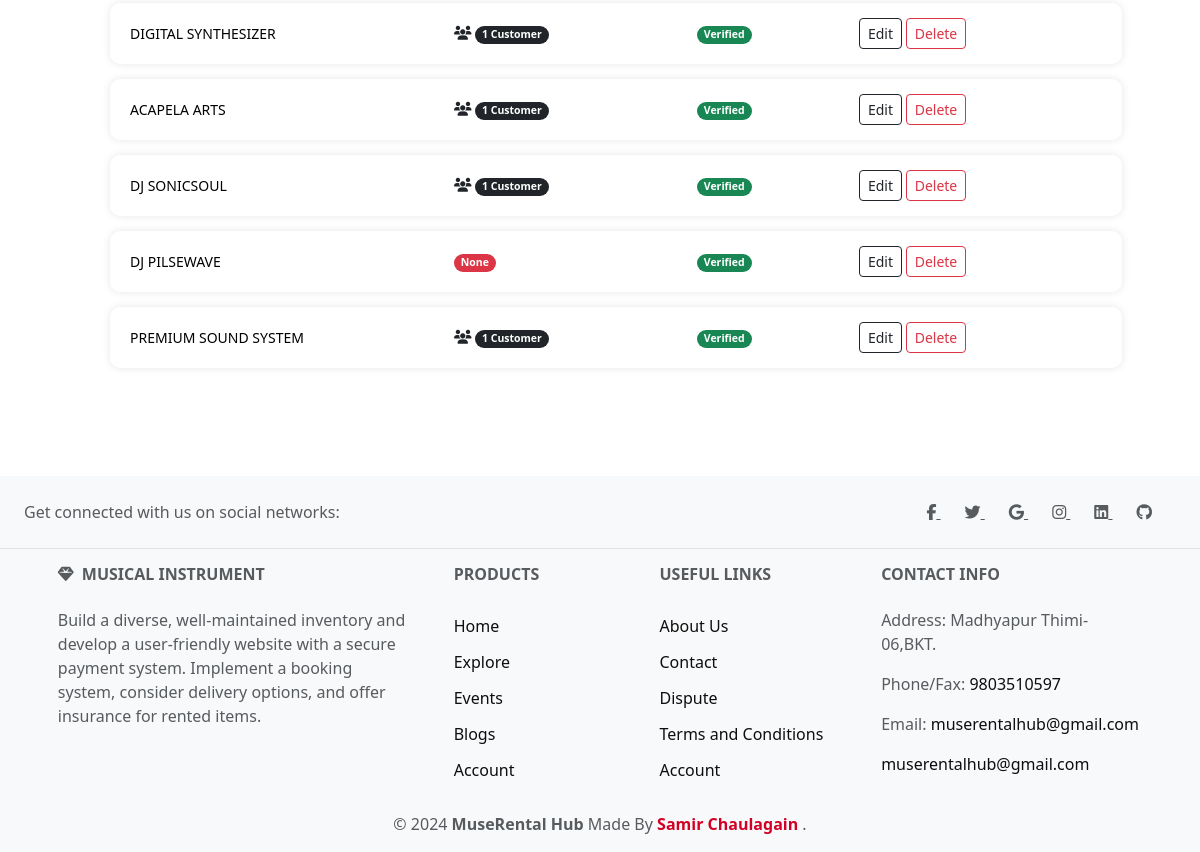
The page /dashboard/ (signed in, lower part) on the database as committed earlier.
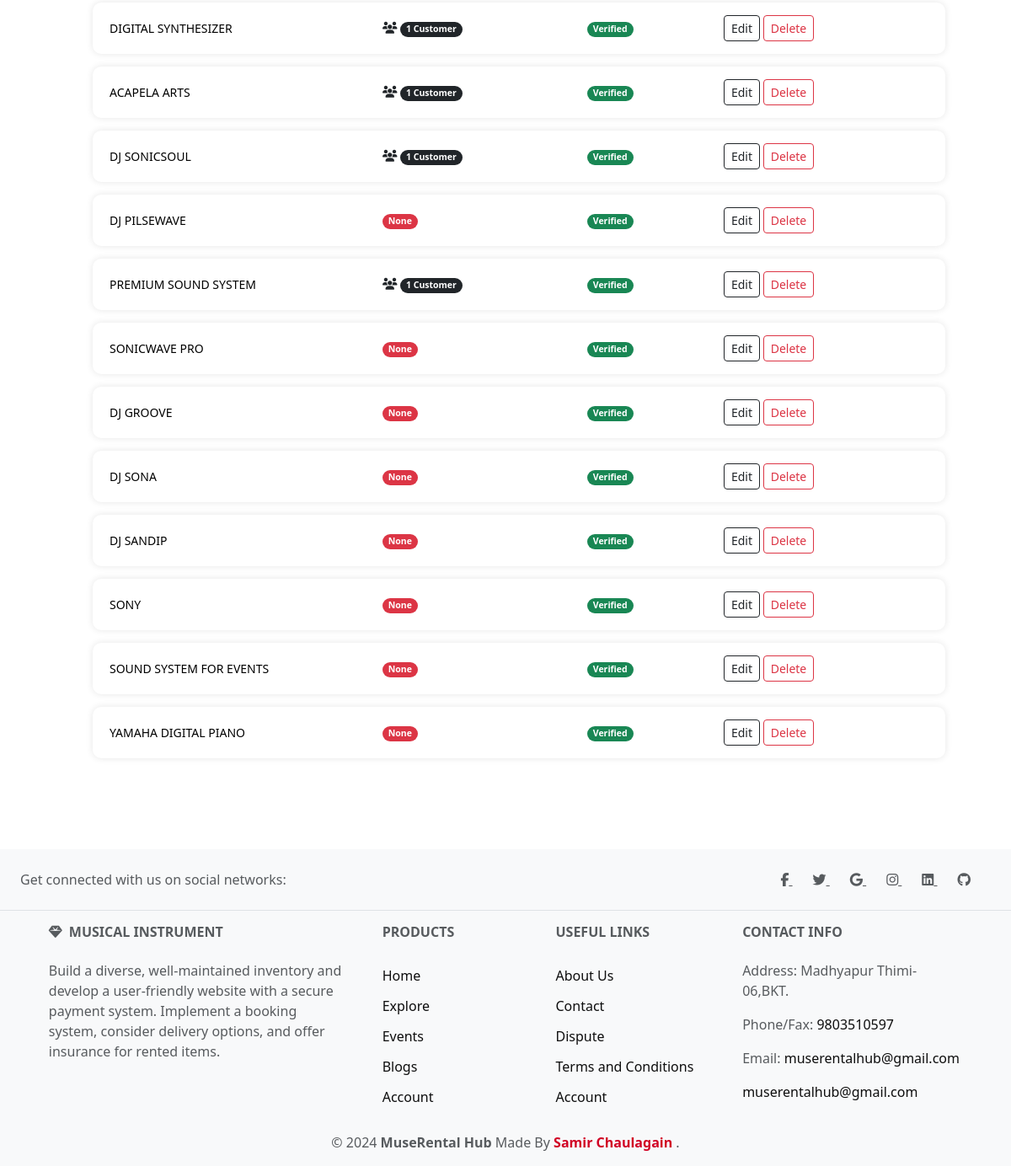
The same page on the database as committed later.
### explore/models.py (models this page shows, shortened)
class Item(models.Model):
    name = models.CharField(max_length=255)
    instrument_brand = models.CharField(max_length=60, default='Default Brand Name')
    instrument_model = models.CharField(max_length=60,  default='Default model Name')
    category = models.ForeignKey(Category, related_name='items', on_delete=models.CASCADE)
    description = RichTextField()
    location = models.CharField(max_length=55,default='Thimi')
    latitude = models.FloatField(blank=True, null=True)
    longitude = models.FloatField(blank=True, null=True)
    quantity = models.IntegerField(default=1)
    item_type = models.CharField(choices=item_type, max_length=1,default=False)
    price = models.FloatField()
    is_published = models.BooleanField(default=False)
    is_sold = models.BooleanField(default=False)
    user = models.ForeignKey(User, related_name='User', on_delete=models.CASCADE,default=False)
    created_at = models.DateTimeField(auto_now_add=True)

### explore/views.py (the view)
# urls.py: path('dashboard/', views.dashboard, name='dashboard'),
@login_required(login_url=reverse_lazy('accounts:login'))
def dashboard(request):
    items = []
    saveditems = []
    savedevent = []
    applieditems = []
    appliedevent = []
    total_Customers = {}
    if request.user.role == 'lessor':
        items = Item.objects.filter(user=request.user.id)
    for item in items:
        count = Customer.objects.filter(item=item.id).count()
        total_Customers[item.id] = count
    if request.user.role == 'customer':
        saveditems = saved_item.objects.filter(user=request.user.id)
        applieditems = Customer.objects.filter(user=request.user.id)
        savedevent=saved_event.objects.filter(user=request.user.id)
        appliedevent=Booking.objects.filter(user=request.user.id)
    if request.user.role == 'lessor':
        savedevent=saved_event.objects.filter(user=request.user.id)
        appliedevent=Booking.objects.filter(user=request.user.id)
    context = {
     'items': items,
        'saveditems': saveditems,
        'applieditems':applieditems,
        'total_Customers': total_Customers,
        'savedevent': savedevent,
        'appliedevent': appliedevent,
    }
    return render(request, 'explore/dashboard.html', context)

### event/models.py (called while the page is built)
    def __str__(self):
        return self.name

### explore/templatetags/get_total_customer.py (called while the page is built)
@register.simple_tag(name='get_total_customer')
def get_total_customer(total_customers , item):
    return total_customers[item.id]

### template/explore/dashboard.html (shortened to what the changed rows need)
{% extends 'base.html' %}
{% load static %}
{% load get_total_customer %}
{% block content %}
<section class="site-section">
    <div class="container">
        <div class="row">
            <div class="col-lg-12 mb-5">
                {% if user.role == "lessor" %}
                <div id="myTab1Content" class="tab-content">
                    <div id="myitems" role="tabpanel" aria-labelledby="home-tab"
                        class="tab-pane fade px-4 py-3 show active">
                        {% if items %}
                        <table
                            style="border-collapse: collapse; width: auto; margin-top: 20px; border: 1px solid #333;">
                            <div class="container">
                                <ul class="responsive-table mt-3">
                                    {% for item in items %}
                                    <li class="table-row" id="row_{{ item.id }}" style="border-radius:10px">
                                        <div class="col col-4" data-label="Item Name"><a
                                                href="{% url 'explore:details' item.id %}"
                                                style="text-decoration: none; text-transform: uppercase; color:black;">{{item.name}}</a>
                                        </div>
                                        <div class="col col-3" data-label="Customers">
                                            {% get_total_customer total_Customers item as is_customer %}
                                            {% if is_customer %}
                                            <i class="fa-solid fa-users"></i>
                                            <a href="{% url 'explore:customers' item.id %}">
                                                <span class="badge rounded-pill bg-dark  text-white">
                                                    {% if is_customer > 1 %}
                                                    {% get_total_customer total_Customers item %} Customers
                                                    {% else %}
                                                    {% get_total_customer total_Customers item %} Customer
                                                    {% endif %}
                                                </span>
                                            </a>
                                            {% else %}
                                            <span class="badge rounded-pill bg-danger text-white">None</span>
                                            {% endif %}
                                        </div>
                                        <div class="col col-2" data-label="Verification status">
                                            {% if item.is_published == True %}
                                            <span class="badge rounded-pill bg-success text-white">Verified</span>
                                            {% else %}
                                            <span class="badge rounded-pill bg-info text-black">Pending</span>
                                            {% endif %}
                                        </div>
                                        <div class="col col-3 end-0" data-label="Action">
                                            <a class="btn btn-outline-dark btn-sm"
                                                href="{% url 'explore:edit-item' item.id %}" role="button">Edit</a>
                                            <button
                                                onclick="call_sw_alert_func('{% url 'explore:delete-item' item.id %}','{{ item.id }}','This item cannot be recovered?')"
                                                class="btn btn-outline-danger btn-sm">Delete</button>
                                        </div>
                                    </li>
                                    {% endfor %}
                                </ul>
                            </div>
                        </table>
                        {% else %}
                        <p class="m-5">You have not any item yet !! <a href="{% url 'explore:add_item' %}">Create a new
                                one.</a></p>
                        {% endif %}
                    </div>
                </div>
                    {% endif %}
                </div>
            </div>
        </div>
</section>
{% endblock %}

Rows that differ between the two databases and show on the page:
added Item: name "SONICWAVE PRO", shows "None", is_published "Verified"
added Item: name "DJ GROOVE", shows "None", is_published "Verified"
added Item: name "DJ SONA", shows "None", is_published "Verified"
added Item: name "DJ SANDIP", shows "None", is_published "Verified"
added Item: name "SONY", shows "None", is_published "Verified"
added Item: name "SOUND SYSTEM FOR EVENTS", shows "None", is_published "Verified"
added Item: name "YAMAHA DIGITAL PIANO", shows "None", is_published "Verified"
